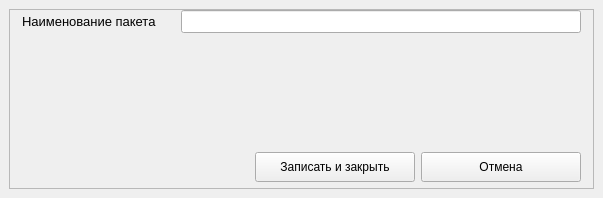
<?xml version="1.0" encoding="UTF-8"?>
<ui version="4.0">
 <class>WorkPackForm</class>
 <widget class="QWidget" name="WorkPackForm">
  <property name="geometry">
   <rect>
    <x>0</x>
    <y>0</y>
    <width>603</width>
    <height>198</height>
   </rect>
  </property>
  <property name="minimumSize">
   <size>
    <width>603</width>
    <height>198</height>
   </size>
  </property>
  <property name="maximumSize">
   <size>
    <width>603</width>
    <height>198</height>
   </size>
  </property>
  <property name="windowTitle">
   <string>Form</string>
  </property>
  <layout class="QGridLayout" name="gridLayout_3">
   <property name="leftMargin">
    <number>0</number>
   </property>
   <property name="topMargin">
    <number>0</number>
   </property>
   <property name="rightMargin">
    <number>0</number>
   </property>
   <property name="bottomMargin">
    <number>0</number>
   </property>
   <item row="0" column="0">
    <widget class="QFrame" name="frame">
     <property name="minimumSize">
      <size>
       <width>585</width>
       <height>180</height>
      </size>
     </property>
     <property name="maximumSize">
      <size>
       <width>585</width>
       <height>180</height>
      </size>
     </property>
     <property name="frameShape">
      <enum>QFrame::StyledPanel</enum>
     </property>
     <property name="frameShadow">
      <enum>QFrame::Raised</enum>
     </property>
     <layout class="QGridLayout" name="gridLayout_2">
      <property name="leftMargin">
       <number>0</number>
      </property>
      <property name="topMargin">
       <number>0</number>
      </property>
      <property name="rightMargin">
       <number>0</number>
      </property>
      <property name="bottomMargin">
       <number>0</number>
      </property>
      <item row="0" column="0">
       <layout class="QGridLayout" name="gridLayout">
        <item row="0" column="1">
         <widget class="QLineEdit" name="work_pack_ledit">
          <property name="minimumSize">
           <size>
            <width>400</width>
            <height>23</height>
           </size>
          </property>
          <property name="maximumSize">
           <size>
            <width>400</width>
            <height>23</height>
           </size>
          </property>
          <property name="font">
           <font>
            <pointsize>10</pointsize>
           </font>
          </property>
          <property name="maxLength">
           <number>12</number>
          </property>
         </widget>
        </item>
        <item row="0" column="0">
         <widget class="QLabel" name="work_pack_label">
          <property name="minimumSize">
           <size>
            <width>153</width>
            <height>22</height>
           </size>
          </property>
          <property name="maximumSize">
           <size>
            <width>153</width>
            <height>22</height>
           </size>
          </property>
          <property name="font">
           <font>
            <pointsize>10</pointsize>
           </font>
          </property>
          <property name="frameShadow">
           <enum>QFrame::Plain</enum>
          </property>
          <property name="text">
           <string>Наименование пакета</string>
          </property>
          <property name="alignment">
           <set>Qt::AlignLeading|Qt::AlignLeft|Qt::AlignVCenter</set>
          </property>
         </widget>
        </item>
        <item row="1" column="0">
         <spacer name="verticalSpacer">
          <property name="orientation">
           <enum>Qt::Vertical</enum>
          </property>
          <property name="sizeHint" stdset="0">
           <size>
            <width>20</width>
            <height>40</height>
           </size>
          </property>
         </spacer>
        </item>
        <item row="2" column="0" colspan="2">
         <layout class="QHBoxLayout" name="button_hlayout">
          <property name="topMargin">
           <number>6</number>
          </property>
          <property name="bottomMargin">
           <number>6</number>
          </property>
          <item>
           <spacer name="horizontalSpacer">
            <property name="orientation">
             <enum>Qt::Horizontal</enum>
            </property>
            <property name="sizeHint" stdset="0">
             <size>
              <width>40</width>
              <height>20</height>
             </size>
            </property>
           </spacer>
          </item>
          <item>
           <widget class="QPushButton" name="save_button">
            <property name="minimumSize">
             <size>
              <width>160</width>
              <height>30</height>
             </size>
            </property>
            <property name="maximumSize">
             <size>
              <width>160</width>
              <height>30</height>
             </size>
            </property>
            <property name="text">
             <string>Записать и закрыть</string>
            </property>
           </widget>
          </item>
          <item>
           <widget class="QPushButton" name="cancel_button">
            <property name="minimumSize">
             <size>
              <width>160</width>
              <height>30</height>
             </size>
            </property>
            <property name="maximumSize">
             <size>
              <width>160</width>
              <height>30</height>
             </size>
            </property>
            <property name="text">
             <string>Отмена</string>
            </property>
           </widget>
          </item>
         </layout>
        </item>
       </layout>
      </item>
     </layout>
    </widget>
   </item>
  </layout>
 </widget>
 <resources/>
 <connections/>
</ui>
